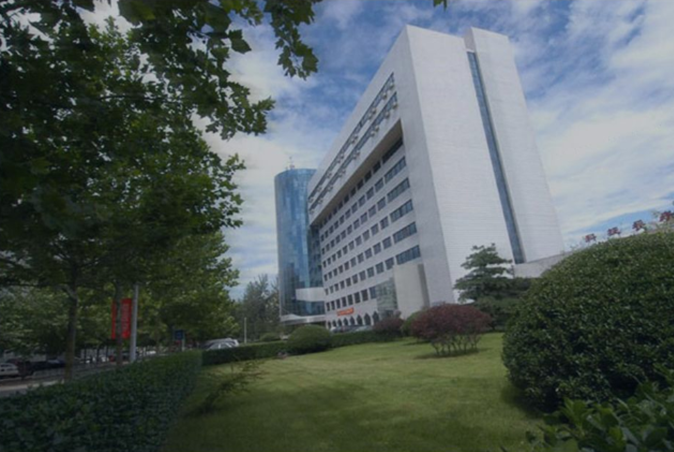
#> input picture 13/building1.png, 674 x 452 px
$ python grabCut.py
#> lines starting #> are read from the running program, lines starting #| are printed output that depends on the picture

import cv2
import numpy as np
from matplotlib import pyplot as plt

# Step1. 加载图像
img = cv2.imread('building1.png')
#> img is the input picture: shape (452, 674, 3); mean B, G, R 91.5, 93.4, 83.1

# Step2. 创建掩模、背景图和前景图
mask = np.zeros(img.shape[:2], np.uint8)# 创建大小相同的掩模
bgdModel = np.zeros((1,65), np.float64)# 创建背景图像
fgdModel = np.zeros((1,65), np.float64)# 创建前景图像

# Step3. 初始化矩形区域
# 这个矩形必须完全包含前景
rect = (267,18,597-267,362-18) #格式为（x, y, w, h）

# Step4. GrubCut算法，迭代9次
# mask的取值为0,1,2,3
cv2.grabCut(img, mask, rect, bgdModel, fgdModel, 9, cv2.GC_INIT_WITH_RECT) # 迭代5次

# Step5. mask中，值为2和0的统一转化为0, 1和3转化为1
mask2 = np.where((mask == 2) | (mask == 0), 0, 1).astype('uint8')
img_out = img * mask2[:,:,np.newaxis] # np.newaxis 插入一个新维度，相当于将二维矩阵扩充为三维
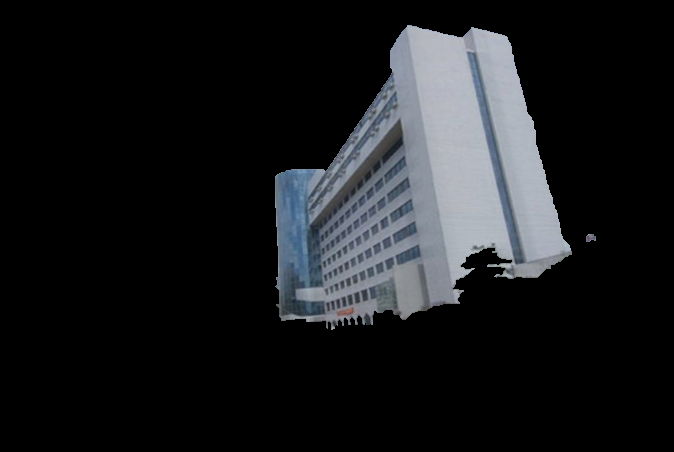
#> img_out: shape (452, 674, 3); mean B, G, R 29.2, 27, 25.5

plt.figure(),plt.subplot(121),plt.imshow(cv2.cvtColor(img,cv2.COLOR_BGR2RGB))
plt.subplot(122),plt.imshow(cv2.cvtColor(img_out,cv2.COLOR_BGR2RGB))
plt.show()
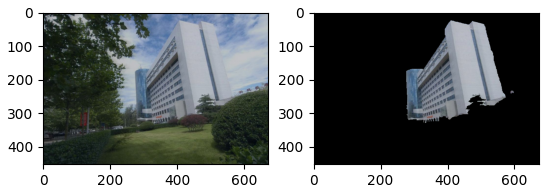
#> figure drawn by matplotlib, 2 panels
# cv2.imshow("dst", img)
# cv2.waitKey(0)
